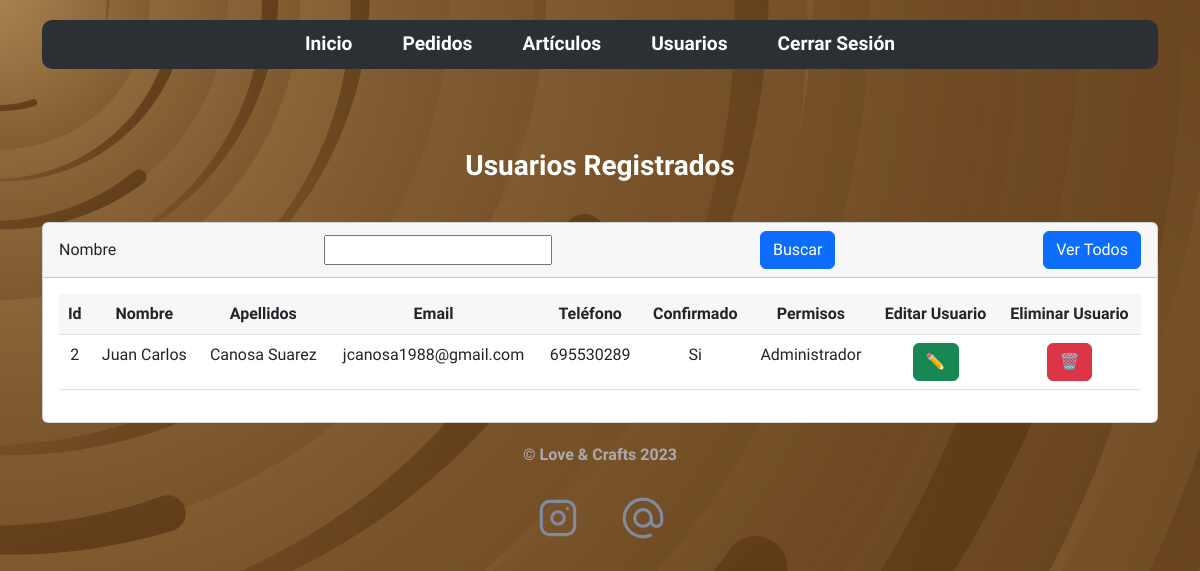
The app's page /views/admin/usuarios/ (signed in), older data.
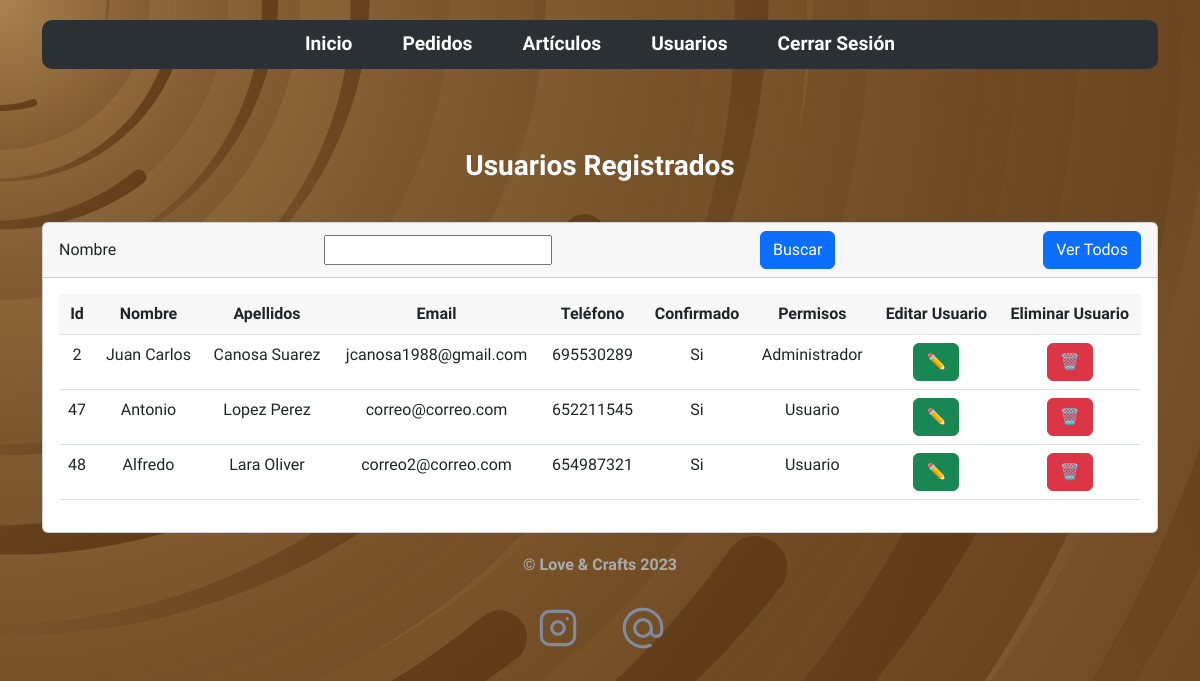
The same page, newer data.
### tables this page shows
CREATE TABLE `usuarios` (
  `id` int(11) NOT NULL,
  `nombre` varchar(60) NOT NULL,
  `apellidos` varchar(60) NOT NULL,
  `email` varchar(30) NOT NULL,
  `password` varchar(60) NOT NULL,
  `telefono` varchar(9) NOT NULL,
  `confirmado` int(1) NOT NULL,
  `permisos` int(1) NOT NULL,
  `validador` varchar(15) NOT NULL
);

### model/Cons_Usuarios.php (called while the page is built, shortened)
<?php
class Cons_Usuarios
{
    public function getUsuarios()
    {
        $db = new Db;
        $conexion = $db->crearConexion();
        $sql = 'SELECT id, nombre, apellidos, email, telefono, confirmado, permisos FROM usuarios';
        $resultado = mysqli_query($conexion, $sql);
        if (mysqli_num_rows($resultado) > 0) {
            return $resultado;
        } else {
        }
    }
}

### controller/Usuarios.php (the view, shortened to what this page needs)
<?php
include_once __DIR__ . '../../model/Cons_Usuarios.php';
class Usuarios
{
    public function mostrarUsuarios()
    {
        $consultas = new Cons_Usuarios();
        $datos = $consultas->getUsuarios();
        if (is_string($datos)) {
            echo $datos;
        } else if ($datos) {
            while ($fila = mysqli_fetch_assoc($datos)) {
                $filaConfirmado = '';
                if ($fila["confirmado"] == 1) {
                    $filaConfirmado = 'Si';
                } else {
                    $filaConfirmado = 'No';
                }
                $filaPermisos = '';
                if ($fila["permisos"] == 1) {
                    $filaPermisos = 'Administrador';
                } else {
                    $filaPermisos = 'Usuario';
                }
                echo "<tr class='text-center'>
                        <td>" . $fila["id"] . "</td>\n
                        <td>" . $fila["nombre"] . "</td>\n
                        <td>" . $fila["apellidos"] . "</td>\n
                        <td>" . $fila["email"] . "</td>\n
                        <td>" . $fila["telefono"] . "</td>\n
                        <td>" . $filaConfirmado . "</td>\n
                        <td>" . $filaPermisos . "</td>\n
                        <td>\n
                            <a name='editar' id='editar' class='btn btn-success' href='editar.php?id=" . $fila["id"] . "&permisos=" . $fila["permisos"] . "' role='button'>✏️</a>\n
                        </td>\n
                        <td>\n
                            <form action='index.php' method='POST'>\n
                                <input type='hidden' name='idUsuario' value='" . $fila['id'] . "'>\n
                                <input type='submit' name='eliminarUsuario' id='eliminar' class='btn btn-danger'value=🗑️>\n
                            </form>\n
                        </td>\n
                    </tr>";
            }
        } else {
            echo "<p class='vacio'>No se ha registrado ningún Usuario</p>";
        }
    }
}

Row changes from the older to the newer data that the page shows:
added usuarios: id "47", nombre "Antonio", apellidos "Lopez Perez", email "correo@correo.com", telefono "652211545", confirmado "Si", permisos "Usuario"
added usuarios: id "48", nombre "Alfredo", apellidos "Lara Oliver", email "correo2@correo.com", telefono "654987321", confirmado "Si", permisos "Usuario"
